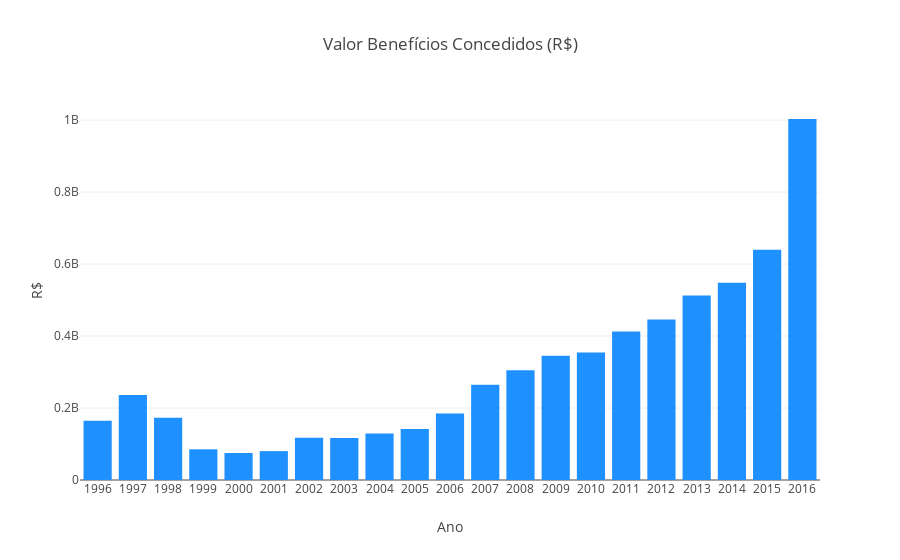

Here is the notebook cell this chart was saved with:
### Code cell
# Valor dos Benefícios Concedidos (R$)
trace1 = go.Bar(
            x = df_aposentadorias.groupby('Ano').sum()['Vlr Benefícios Concedidos (R$)'].index.values,
            y = df_aposentadorias.groupby('Ano').sum()['Vlr Benefícios Concedidos (R$)'].values,
            name='Ano',
            marker=dict(color='dodgerblue'),  
            )

data = [trace1]
layout = go.Layout(yaxis=dict(title='R$'),xaxis=dict(title='Ano', tickmode='linear'),title='Valor Benefícios Concedidos (R$)')
fig = go.Figure(data=data, layout=layout, )
py.iplot(fig, filename='grouped-bar' )

### Figure 1 — Plotly figure (JSON) as saved in the notebook; plotly's stock layout.template omitted (floating-point values rounded to 4 significant figures)
{"data": [{"marker": {"color": "dodgerblue"}, "name": "Ano", "type": "bar", "uid": "d0b470c0-b9e9-4a67-b990-66ed5df3710b", "x": [1996, 1997, 1998, 1999, 2000, 2001, 2002, 2003, 2004, 2005, 2006, 2007, 2008, 2009, 2010, 2011, 2012, 2013, 2014, 2015, 2016], "y": [164700000.0, 236000000.0, 173000000.0, 85250000.0, 75060000.0, 80170000.0, 117400000.0, 116400000.0, 129500000.0, 141600000.0, 184700000.0, 264800000.0, 305000000.0, 344900000.0, 354400000.0, 412500000.0, 445700000.0, 512900000.0, 547800000.0, 639700000.0, 1003000000.0]}], "layout": {"autosize": true, "title": {"text": "Valor Benefícios Concedidos (R$)"}, "xaxis": {"autorange": true, "range": [1996.0, 2016.0], "tickmode": "linear", "title": {"text": "Ano"}, "type": "linear"}, "yaxis": {"autorange": true, "range": [0, 1056000000.0], "title": {"text": "R$"}, "type": "linear"}}}
